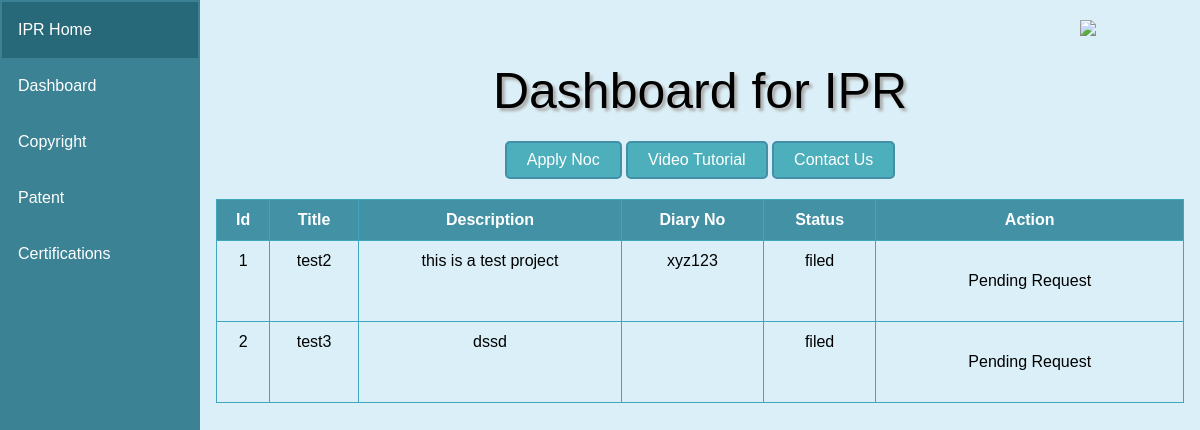
The app's page /dashboard.php (signed in) with its own data.
### tables this page shows
CREATE TABLE `ipr_copyrights` (
  `id` int(11) NOT NULL,
  `title` varchar(100) NOT NULL,
  `description` text NOT NULL,
  `diary_no` varchar(50) NOT NULL,
  `status` varchar(100) NOT NULL,
  `presenter` int(11) NOT NULL,
  `filing_date` timestamp NOT NULL DEFAULT current_timestamp(),
  `request_handler` int(11) NOT NULL,
  `action_by` varchar(100) NOT NULL DEFAULT 'Pending Request',
  `link` varchar(255) NOT NULL
);

### dashboard.php (the view, shortened to what this page needs)
<?php
require_once 'requirements.php';
?>
<!DOCTYPE html>
<html lang="en">
<head>
    <link href="https://cdnjs.cloudflare.com/ajax/libs/font-awesome/5.15.1/css/all.min.css" rel="stylesheet" />
    <link rel="stylesheet" href="https://cdnjs.cloudflare.com/ajax/libs/bootstrap/5.0.1/css/bootstrap.min.css" />
    <link rel="stylesheet" href="css/dashboard.css">
</head>
<body>
    <div class="sidebar">
        <a class="active" href="#home">IPR Home</a>
        <a href="#news">Dashboard</a>
        <a href="#news">Copyright</a>
        <a href="#contact">Patent</a>
        <a href="#about">Certifications</a>
    </div>
    <div class="logo">
        <img src="./images/logo.png">
    </div>
    <div class="text-center content">
        <h2>Dashboard for IPR</h2>
        <div class="main-buttons">
            <a type="button" href="noc.php" class="btn">Apply Noc</a>
            <button type="button" class="btn">Video Tutorial</button>
            <button type="button" class="btn">Contact Us</button>
        </div>
        <div class="table">
            <?php
            $sql = 'SELECT *,cp.id as cpid FROM `ipr_copyrights` as `cp`,`ipr_users` as `users` WHERE users.email_id="' . $_SESSION['email'] . '" and users.id=cp.presenter';
            $query = mysqli_query($conn, $sql);
            if (!mysqli_num_rows($query)) {
                echo '<h3>No Records Found</h3>';
            } else {
                ?>
                <table class="table table-bordered">
                    <thead>
                        <tr>
                            <th scope="col">Id</th>
                            <th scope="col">Title</th>
                            <th scope="col">Description</th>
                            <th scope="col">Diary No</th>
                            <th scope="col">Status</th>
                            <th scope="col">Action</th>
                        </tr>
                    </thead>
                    <tbody>
                        <?php
                        $row = mysqli_fetch_all($query, MYSQLI_BOTH);
                        for ($i = 0; $i < mysqli_num_rows($query); $i++) {
                        ?>
                            <tr>
                                <td><?php echo ($i + 1); ?></td>
                                <td><?php echo $row[$i]['title']; ?></td>
                                <td><?php echo $row[$i]['description']; ?></td>
                                <td><?php echo $row[$i]['diary_no']; ?></td>
                                <td><?php echo $row[$i]['status']; ?></td>
                                <td>
                                    <?php
                                        if($row[$i]['link']!="" && $row[$i]['link']!=NULL&&!strcasecmp("accepted",$row[$i]['status'])){
                                            echo '<button class="btn" href="'.$row[$i]['link'].'" target="_blank">Download NOC</button>';
                                        }else{
                                            echo '<p>Pending Request</p=>';
                                        }
                                    ?>
                                </td>
                            </tr>
                        <?php
                        }
                        ?>
                    </tbody>
                </table>
            <?php
            }
            ?>
        </div>
    </div>
</body>
</html>

### css/dashboard.css (style rules this page uses)
body { margin: 0; background-color: #cceaf5b8; height: 100vh; background-size: cover; background-position: center; font-family: "Sofia", sans-serif; }
.sidebar { margin: 0; padding: 2px; width: 200px; background-color: #3b8294; position: fixed; height: 100%; overflow: auto; }
.sidebar a { display: block; color: rgb(255, 255, 255); padding: 16px; text-decoration: none; }
.sidebar a.active { background-color: #276879; color: white; }
div.content { margin-left: 200px; padding: 1px 16px; height: 1000px; }
.content h2 { font-size: 50px; text-shadow: 3px 3px 3px #ababab; margin-top: 60px; color: rgb(0, 0, 0); }
.content p { margin: 20px; color: rgb(0, 0, 0); }
.logo img { position: relative; float: right; width:100px; top: 20px; right:20px; height: auto; }
.btn { background-color: rgba(68, 170, 184, 0.925); border-radius: 5px; border: 2px solid rgb(67, 143, 167); padding:5px 20px; color: rgb(255, 255, 255); text-decoration: none; bottom: 2px ; }
.main-buttons { max-width:1000px; margin: 20px; padding-inline: 3px; }
.table>thead { vertical-align: bottom; background: #4291a5; color: white; text-align: center; }
.table { border: #3fa6c0; color: rgb(0, 0, 0); }

### records on screen
ipr_copyrights: title "test2", description "this is a test project", diary_no "xyz123", status "filed", link "Pending Request"
ipr_copyrights: title "test3", description "dssd", status "filed", link "Pending Request"
